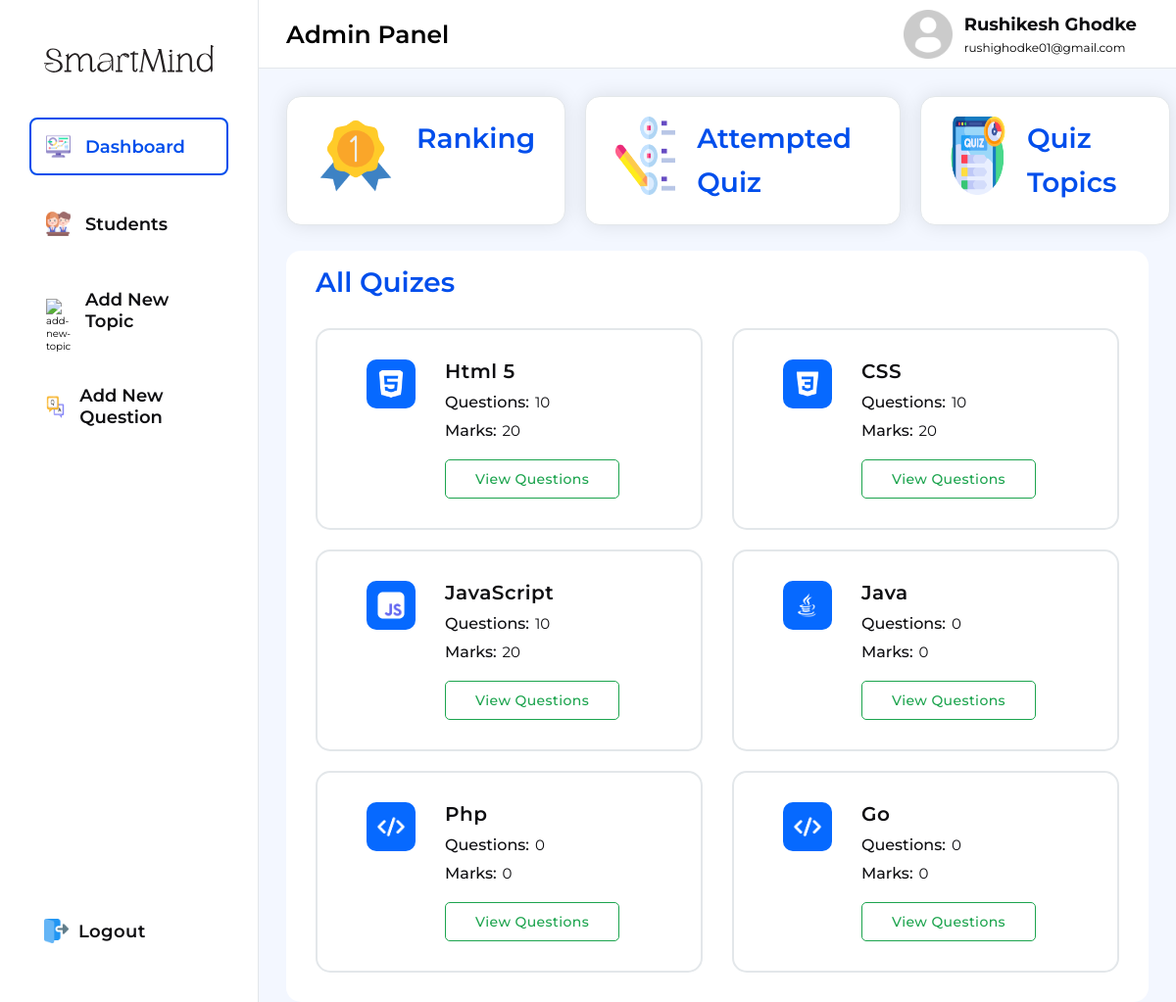
The app's page /admin/admin.php (signed in) with its own data.
### tables this page shows
CREATE TABLE `quiz_topics` (
  `topic_id` int(11) NOT NULL,
  `topicUniqueId` varchar(50) NOT NULL,
  `langImages` varchar(255) NOT NULL,
  `topic_name` varchar(255) NOT NULL,
  `questions` varchar(100) NOT NULL,
  `marks` varchar(50) NOT NULL,
  `quiz_time` varchar(50) NOT NULL
);

### assets/php/admin/adminDetails.php (called while the page is built, shortened)
<?php
include "../assets/php/connection.php";
if (!empty($_SESSION['adminId'])) {
  $adminId = $_SESSION['adminId'];
  $selectQuery = mysqli_query($connection, "SELECT * FROM `admin` WHERE `adminId` = $adminId");
  if ($selectQuery) {
    $fetchData = mysqli_fetch_assoc($selectQuery);
  }
}
else
{
  header("Location: adminlogin.php");
}
?>

### admin/admin.php (the view, shortened to what this page needs)
<?php
include "../assets/php/admin/adminDetails.php";
include "../assets/php/connection.php";
$selectQuizes = mysqli_query($connection, "SELECT * FROM `quiz_topics`");
?>
<!DOCTYPE html>
<html lang="en">
<head>
  <link rel="stylesheet" href="../assets/css/admin.css">
  <link rel="stylesheet" href="https://cdn-uicons.flaticon.com/2.1.0/uicons-regular-rounded/css/uicons-regular-rounded.css" />
  <link rel="stylesheet" href="https://cdn-uicons.flaticon.com/2.1.0/uicons-thin-straight/css/uicons-thin-straight.css" />
</head>
<body>
  <div class="main-container">
    <div class="container">
      <div class="left-side">
        <div class="inner-left-side">
          <div class="logo">
            <img src="../assets/images/Logo.svg" alt="logo">
          </div>
          <nav>
            <div class="nav-bar">
              <ul>
                <li class="tab active">
                  <div class="icon">
                    <img src="../assets/images/icons/dashboard.png" alt="dashboard">
                  </div>
                  <span>Dashboard</span>
                </li>
                <li class="tab">
                  <div class="icon">
                    <img src="../assets/images/icons/students.png" alt="students">
                  </div>
                  <span>Students</span>
                </li>
                <li class="tab">
                  <div class="icon">
                    <img src="../assets/images/icons/topic.png" alt="add-new-topic">
                  </div>
                  <span>Add New Topic</span>
                </li>
                <li class="tab">
                  <div class="icon">
                    <img src="../assets/images/icons/addquestion.png" alt="add-new-question">
                  </div>
                  <span>Add New Question</span>
                </li>
              </ul>
            </div>
            <div class="logout-btn">
              <a href="./adminlogout.php">
                <div class="icon">
                  <img src="../assets/images/icons/logout.png" alt="logout-icon">
                </div>
                <span>Logout</span>
              </a>
            </div>
          </nav>
        </div>
      </div>
      <div class="right-side">
        <header class="header">
          <h2>Admin Panel</h2>
          <div class="admin">
            <div class="admin-info-wrapper">
              <div class="admin-image">
                <img src="../assets/images/profile-user.png" alt="admin-profile-image">
              </div>
              <div class="admin-info">
                <h2><?php echo $fetchData["adminFirstName"] . ' ' . $fetchData["adminLastName"]; ?></h2>
                <p><?php echo $fetchData["adminEmail"] ?></p>
              </div>
            </div>
          </div>
        </header>
        <section class="inner-right-side">
          <div class="dashboard section active">
            <div class="cards">
              <div class="card dashboardTab">
                <div class="icon">
                  <img src="../assets/images/icons/ranking.png" alt="ranking">
                </div>
                <div class="card-info">
                  <h1>Ranking</h1>
                </div>
              </div>
              <div class="card dashboardTab">
                <div class="icon">
                  <img src="../assets/images/icons/attemptedquiz.png" alt="ranking">
                </div>
                <div class="card-info">
                  <h1>Attempted Quiz</h1>
                </div>
              </div>
              <div class="card dashboardTab">
                <div class="icon">
                  <img src="../assets/images/icons/quiztopcis.png" alt="ranking">
                </div>
                <div class="card-info">
                  <h1>Quiz Topics</h1>
                </div>
              </div>
            </div>
            <div class="dashboard-content">
              <div class="all-quizes content active">
                <h1>All Quizes</h1>
                <div class="quiz-topics">
                  <div class="topics-card">
                    <?php
                    if (mysqli_num_rows($selectQuizes) > 0) {
                      while ($fetchQuizes = mysqli_fetch_assoc($selectQuizes)) {
                    ?>
                        <div class="quiz-card">
                          <div class="quiz-lang-img">
                            <div class="img">
                              <?php
                              if (!empty($fetchQuizes["langImages"])) {
                              ?>
                                <img src="../assets/languageImages/<?php echo $fetchQuizes["langImages"]; ?>" alt="quiz-lang-image">
                              <?php
                              } else {
                              ?>
                                <img src="../assets/images/default-lang-image.png" alt="default-lang-iamge">
                              <?php
                              }
                              ?>
                            </div>
                          </div>
                          <div class="quiz-info-wrapper">
                            <div class="quiz-info-item">
                              <h5><?php echo $fetchQuizes["topic_name"]; ?></h5>
                            </div>
                            <div class="quiz-info-item">
                              <span class="quiz-info-item-label">Questions: </span>
                              <span class="quiz-info-item-value">
                                <?php
                                if (empty($fetchQuizes["questions"])) {
                                  echo "0";
                                } else {
                                  echo $fetchQuizes["questions"];
                                }
                                ?>
                              </span>
                            </div>
                            <div class="quiz-info-item">
                              <span class="quiz-info-item-label">Marks: </span>
                              <span class="quiz-info-item-value">
                                <?php
                                if (empty($fetchQuizes["marks"])) {
                                  echo "0";
                                } else {
                                  echo $fetchQuizes["marks"];
                                }
                                ?>
                              </span>
                            </div>
                            <div class="quiz-info-item">
                              <a href="./viewquestions.php?topic=<?php echo $fetchQuizes["topicUniqueId"]; ?>">View Questions</a>
                            </div>
                          </div>
                        </div>
                      <?php
                      }
                    } else {
                      ?>
                      <h2>No Quizes</h2>
                    <?php
                    }
                    ?>
                  </div>
                </div>
              </div>
            </div>
          </div>
        </section>
      </div>
    </div>
  </div>
</body>
</html>

### records on screen
quiz_topics: langImages (picture), topic_name "Html 5", questions "10", marks "20"
quiz_topics: langImages (picture), topic_name "CSS", questions "10", marks "20"
quiz_topics: langImages (picture), topic_name "JavaScript", questions "10", marks "20"
quiz_topics: langImages (picture), topic_name "Java", questions "0", marks "0"
quiz_topics: topic_name "Php", questions "0", marks "0"
quiz_topics: topic_name "Go", questions "0", marks "0"

### other values on screen
$fetchData["adminFirstName"] "Rushikesh"
$fetchData["adminLastName"] "Ghodke"
$fetchData["adminEmail"] "rushighodke01@gmail.com"
